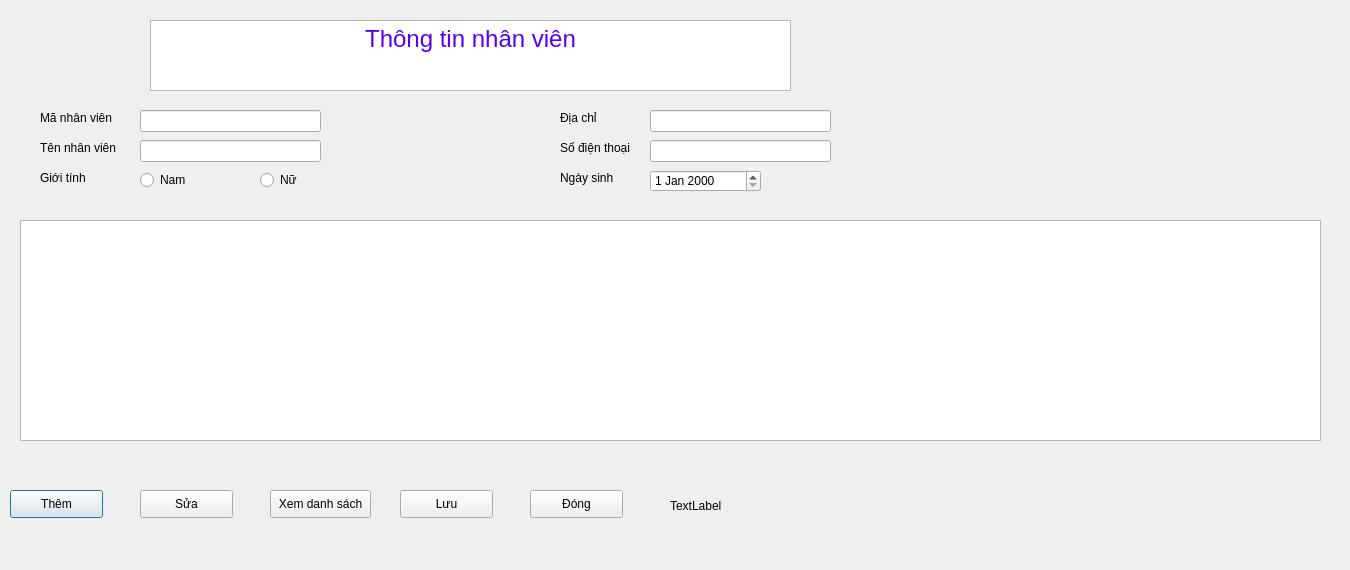
<?xml version="1.0" encoding="UTF-8"?>
<ui version="4.0">
 <class>ThongTinNhanVien</class>
 <widget class="QDialog" name="ThongTinNhanVien">
  <property name="geometry">
   <rect>
    <x>0</x>
    <y>0</y>
    <width>1350</width>
    <height>570</height>
   </rect>
  </property>
  <property name="windowTitle">
   <string>Thông tin nhân viên</string>
  </property>
  <widget class="QTextBrowser" name="textBrowser">
   <property name="geometry">
    <rect>
     <x>150</x>
     <y>20</y>
     <width>641</width>
     <height>71</height>
    </rect>
   </property>
   <property name="html">
    <string>&lt;!DOCTYPE HTML PUBLIC &quot;-//W3C//DTD HTML 4.0//EN&quot; &quot;http://www.w3.org/TR/REC-html40/strict.dtd&quot;&gt;
&lt;html&gt;&lt;head&gt;&lt;meta name=&quot;qrichtext&quot; content=&quot;1&quot; /&gt;&lt;style type=&quot;text/css&quot;&gt;
p, li { white-space: pre-wrap; }
&lt;/style&gt;&lt;/head&gt;&lt;body style=&quot; font-family:'MS Shell Dlg 2'; font-size:7.8pt; font-weight:400; font-style:normal;&quot;&gt;
&lt;p align=&quot;center&quot; style=&quot; margin-top:12px; margin-bottom:12px; margin-left:0px; margin-right:0px; -qt-block-indent:0; text-indent:0px;&quot;&gt;&lt;span style=&quot; font-size:18pt; color:#5500ff;&quot;&gt;Thông tin nhân viên&lt;/span&gt;&lt;/p&gt;&lt;/body&gt;&lt;/html&gt;</string>
   </property>
  </widget>
  <widget class="QDateEdit" name="dateEdit_NgaySinh">
   <property name="geometry">
    <rect>
     <x>650</x>
     <y>170</y>
     <width>111</width>
     <height>22</height>
    </rect>
   </property>
  </widget>
  <widget class="QLabel" name="label">
   <property name="geometry">
    <rect>
     <x>40</x>
     <y>110</y>
     <width>91</width>
     <height>16</height>
    </rect>
   </property>
   <property name="text">
    <string>Mã nhân viên</string>
   </property>
  </widget>
  <widget class="QLabel" name="label_2">
   <property name="geometry">
    <rect>
     <x>40</x>
     <y>140</y>
     <width>91</width>
     <height>16</height>
    </rect>
   </property>
   <property name="text">
    <string>Tên nhân viên</string>
   </property>
  </widget>
  <widget class="QLabel" name="label_3">
   <property name="geometry">
    <rect>
     <x>560</x>
     <y>110</y>
     <width>55</width>
     <height>16</height>
    </rect>
   </property>
   <property name="text">
    <string>Địa chỉ</string>
   </property>
  </widget>
  <widget class="QLabel" name="label_7">
   <property name="geometry">
    <rect>
     <x>40</x>
     <y>170</y>
     <width>55</width>
     <height>16</height>
    </rect>
   </property>
   <property name="text">
    <string>Giới tính</string>
   </property>
  </widget>
  <widget class="QLabel" name="label_8">
   <property name="geometry">
    <rect>
     <x>560</x>
     <y>140</y>
     <width>91</width>
     <height>16</height>
    </rect>
   </property>
   <property name="text">
    <string>Số điện thoại</string>
   </property>
  </widget>
  <widget class="QLabel" name="label_9">
   <property name="geometry">
    <rect>
     <x>560</x>
     <y>170</y>
     <width>61</width>
     <height>16</height>
    </rect>
   </property>
   <property name="text">
    <string>Ngày sinh</string>
   </property>
  </widget>
  <widget class="QLineEdit" name="lineEdit_MaNhanVien">
   <property name="geometry">
    <rect>
     <x>140</x>
     <y>110</y>
     <width>181</width>
     <height>22</height>
    </rect>
   </property>
  </widget>
  <widget class="QLineEdit" name="lineEdit_TenNhanVien">
   <property name="geometry">
    <rect>
     <x>140</x>
     <y>140</y>
     <width>181</width>
     <height>22</height>
    </rect>
   </property>
  </widget>
  <widget class="QLineEdit" name="lineEdit_DiaChi">
   <property name="geometry">
    <rect>
     <x>650</x>
     <y>110</y>
     <width>181</width>
     <height>22</height>
    </rect>
   </property>
  </widget>
  <widget class="QLineEdit" name="lineEdit_SoDienThoai">
   <property name="geometry">
    <rect>
     <x>650</x>
     <y>140</y>
     <width>181</width>
     <height>22</height>
    </rect>
   </property>
  </widget>
  <widget class="QRadioButton" name="radioButton_Nam">
   <property name="geometry">
    <rect>
     <x>140</x>
     <y>170</y>
     <width>61</width>
     <height>20</height>
    </rect>
   </property>
   <property name="text">
    <string>Nam</string>
   </property>
  </widget>
  <widget class="QRadioButton" name="radioButton_Nu">
   <property name="geometry">
    <rect>
     <x>260</x>
     <y>170</y>
     <width>61</width>
     <height>20</height>
    </rect>
   </property>
   <property name="text">
    <string>Nữ</string>
   </property>
  </widget>
  <widget class="QPushButton" name="pushButton_Them">
   <property name="geometry">
    <rect>
     <x>10</x>
     <y>490</y>
     <width>93</width>
     <height>28</height>
    </rect>
   </property>
   <property name="text">
    <string>Thêm</string>
   </property>
  </widget>
  <widget class="QPushButton" name="pushButton_Sua">
   <property name="geometry">
    <rect>
     <x>140</x>
     <y>490</y>
     <width>93</width>
     <height>28</height>
    </rect>
   </property>
   <property name="text">
    <string>Sửa</string>
   </property>
  </widget>
  <widget class="QPushButton" name="pushButton_XemDanhSach">
   <property name="geometry">
    <rect>
     <x>270</x>
     <y>490</y>
     <width>101</width>
     <height>28</height>
    </rect>
   </property>
   <property name="text">
    <string>Xem danh sách</string>
   </property>
  </widget>
  <widget class="QPushButton" name="pushButton_4">
   <property name="geometry">
    <rect>
     <x>400</x>
     <y>490</y>
     <width>93</width>
     <height>28</height>
    </rect>
   </property>
   <property name="text">
    <string>Lưu</string>
   </property>
  </widget>
  <widget class="QPushButton" name="pushButton_5">
   <property name="geometry">
    <rect>
     <x>530</x>
     <y>490</y>
     <width>93</width>
     <height>28</height>
    </rect>
   </property>
   <property name="text">
    <string>Đóng</string>
   </property>
  </widget>
  <widget class="QLabel" name="label_ThongTinNhanVien">
   <property name="geometry">
    <rect>
     <x>670</x>
     <y>496</y>
     <width>201</width>
     <height>20</height>
    </rect>
   </property>
   <property name="text">
    <string>TextLabel</string>
   </property>
  </widget>
  <widget class="QTableView" name="tableView_ThongTinNhanVien">
   <property name="geometry">
    <rect>
     <x>20</x>
     <y>220</y>
     <width>1301</width>
     <height>221</height>
    </rect>
   </property>
  </widget>
 </widget>
 <resources/>
 <connections/>
</ui>
